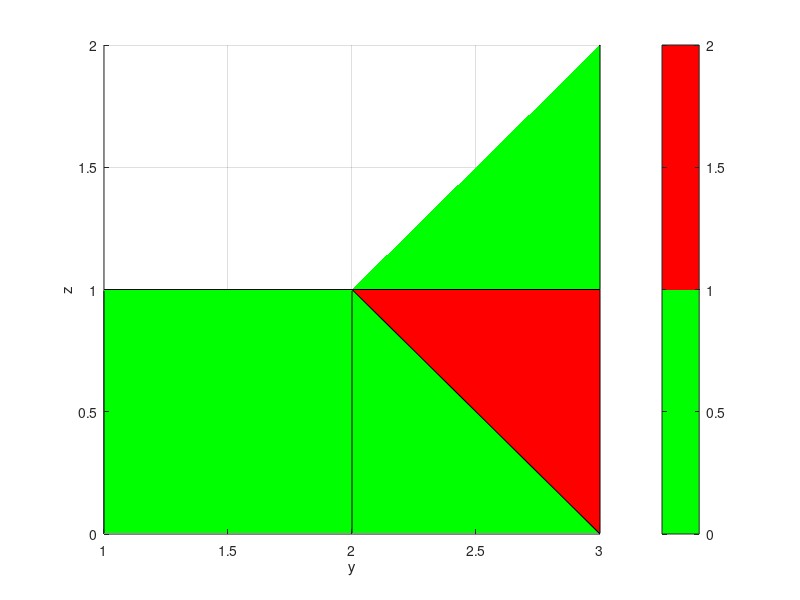

This figure's MATLAB source:
clear;
nr_lin = 3;
nr_col = 4;

M = randn(nr_lin,nr_col);
M = floor(abs(M));

figure(1)
surf(M)
colormap([0,1,0;1,0,0])
colorbar
view(90,0)
xlabel("x")
ylabel("y")
zlabel("z")
